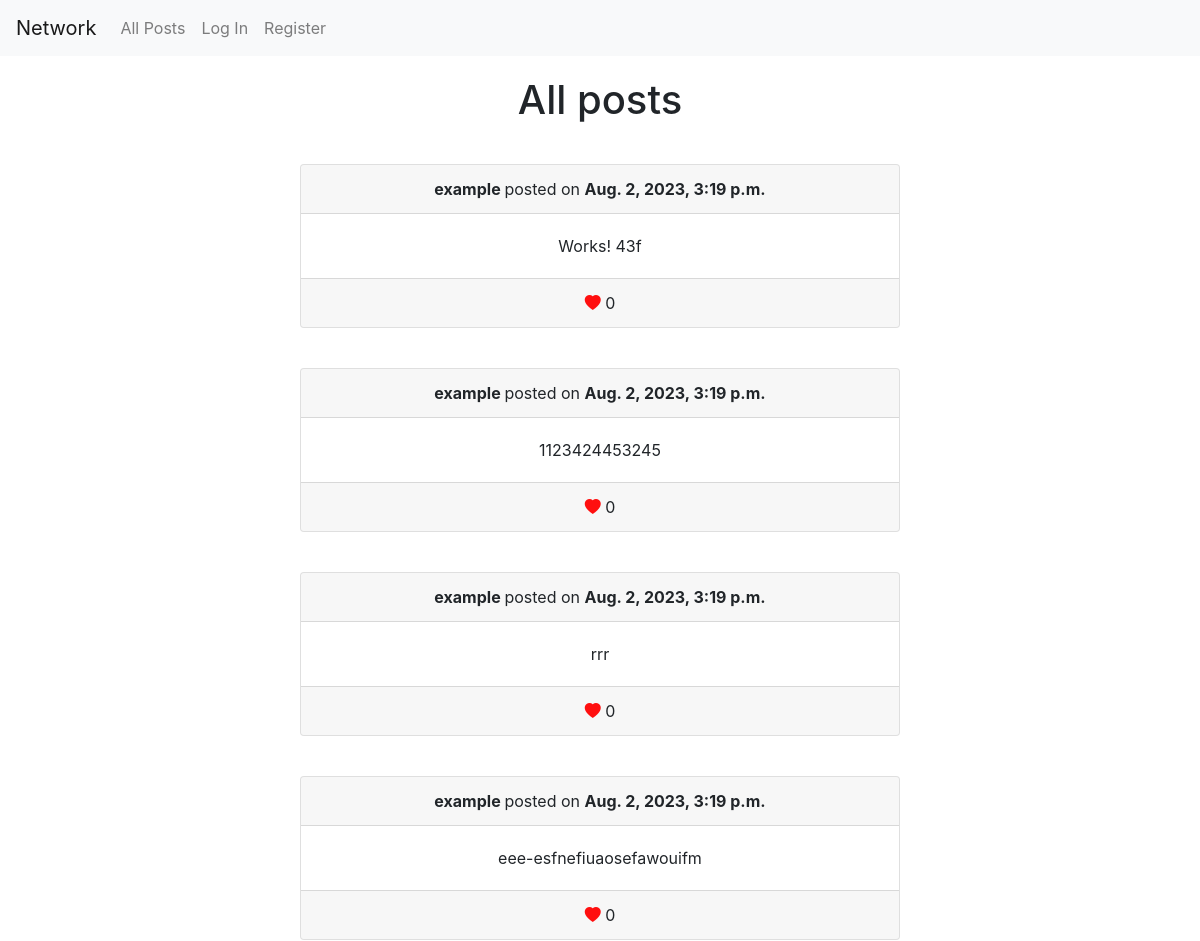
Before: / (upper part) with the older database file.
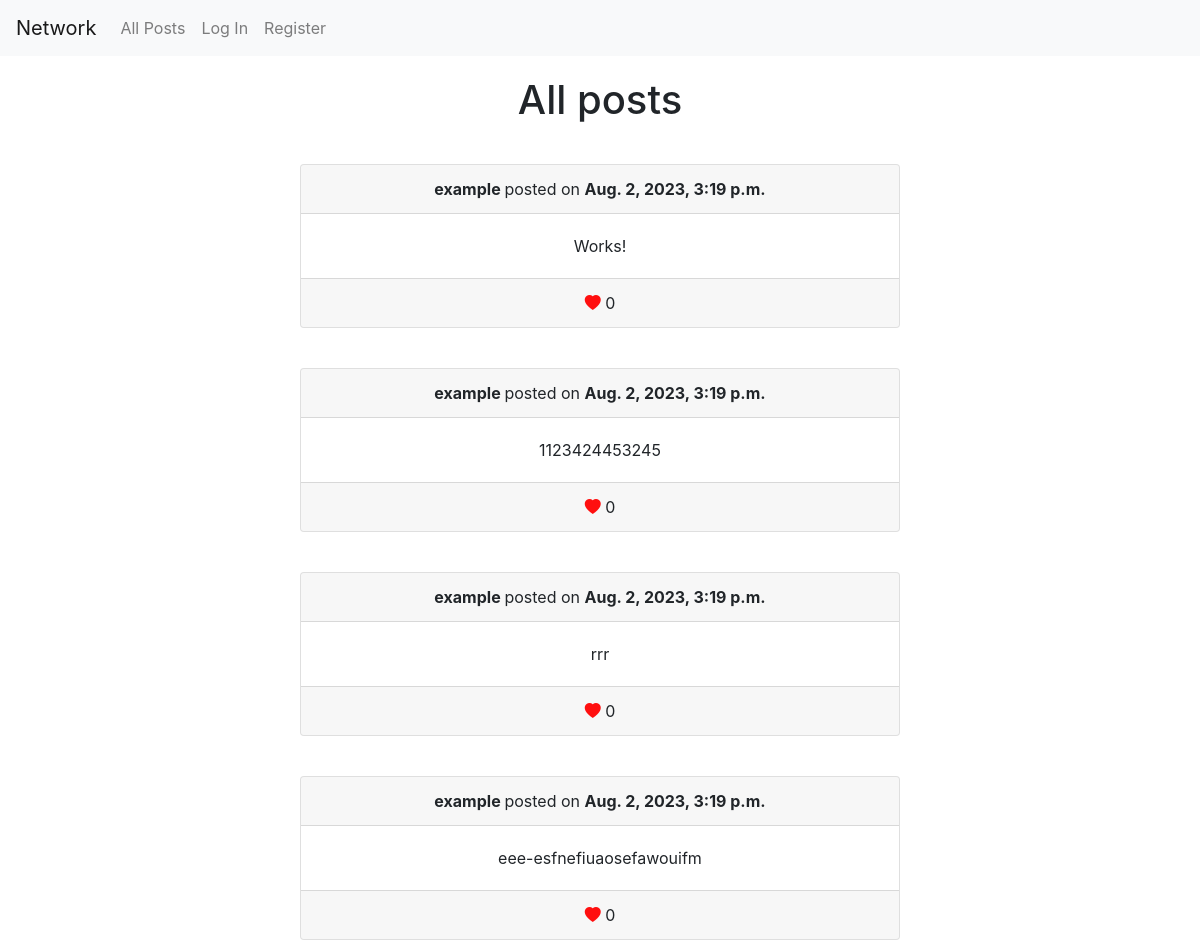
After: the same page with the newer database file.
### network/models.py (models this page shows, shortened)
class Post(models.Model):
    author = models.ForeignKey(User, on_delete=models.CASCADE, related_name='usersPosts')
    body = models.TextField()
    likes = models.ManyToManyField(User, related_name='posts_liked', null=True, blank=True)
    timestamp = models.DateTimeField(auto_now_add=True)
    def count_likes(self):
        return self.likes.count()

class User(AbstractUser):
    followers = models.ManyToManyField('self', symmetrical=False, related_name='following')

### network/views.py (the view)
# urls.py: path("", views.index, name="index"),
def index(request):
    posts = Post.objects.all().order_by('-timestamp')
    paginator = Paginator(posts, 10)  # Show 10 posts per page
    page_number = request.GET.get('page')
    page_obj = paginator.get_page(page_number)
    return render(request, 'network/index.html',{
        'page_obj': page_obj,
        })

### network/templates/network/index.html (shortened to what this page needs)
{% extends "network/layout.html" %}
{% load static %}
{% block body %}
    <div id="posts" style="display: grid; place-items: center;">
        <h1 style="margin: 20px">All posts</h1>
        {% for post in page_obj %}
            <div class="card text-center" style="width:50%; margin: 20px;">
                <div class="card-header">
                    <strong>{{ post.author }} </strong> posted on <strong>{{ post.timestamp }}</strong>
                </div>
                <div class="card-body">
                   <div id = "post-text-{{ post.id }}" class="card-text"> {{ post.body }}</div>
                </div>
                <div class="card-footer text-body-secondary">
                    <div class="like-post" id="like-{{ post.id }}"><i class="bi bi-heart-fill" style="color: rgb(255, 15, 15);"></i>
                     {{ post.count_likes }}
                    </div>
                </div>
            </div>
        {% empty %}
            <p>No posts</p>
        {%  endfor %}
    </div>
{% endblock %}

Changed rows visible on the page:
changed Post: body "Works! 43f" → "Works!"
